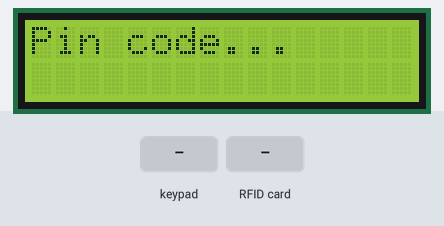
Bench run of a sketch on a simulated Arduino Uno, built with avr-gcc and run on an emulated ATmega328P. On the bench: 16×2 character LCD. Inputs (shaded band) come from the test bench. What the sketch prints to the serial monitor is not drawn.

Above: at 8.0 s.
8.1 s: keypad keys 2 3 4 pressed 0.4 s apart
At 9.4 s:
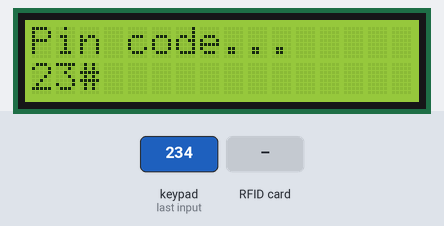
12.3 s: RFID card 01 76 46 67 71 43 held to the reader
At 15.0 s:
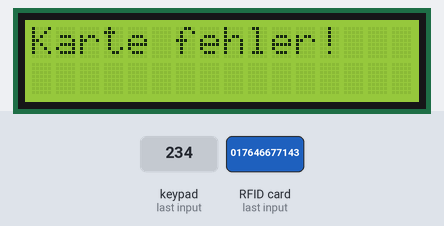
15.3 s: keypad keys 1 2 3 pressed 0.4 s apart
At 18.8 s:
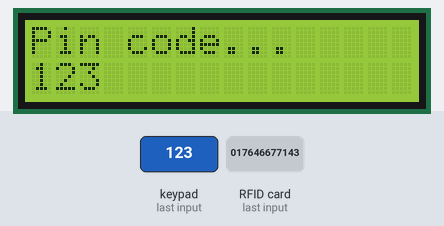
19.5 s: key '8' pressed
At 20.2 s:
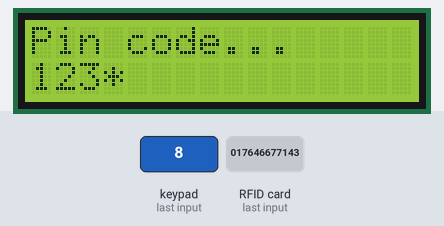
22.5 s: RFID card 12 92 16 18 12 held to the reader
At 25.3 s:
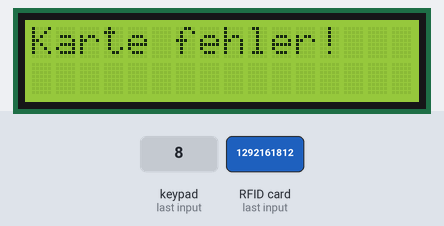
25.5 s: keypad keys 2 3 4 A pressed 0.4 s apart
At 31.7 s:
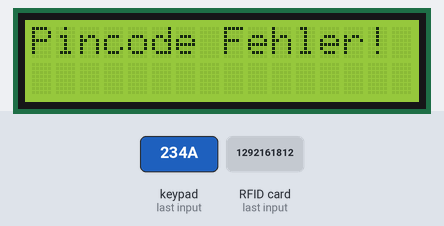
Timing chart, 0 to 33.2 s (numbered marks = the images above; inputs shaded):
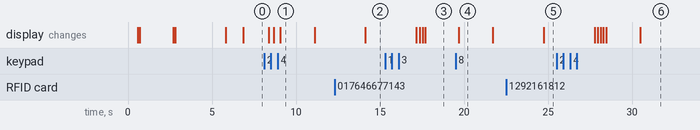

Measured:
- after the input at 8.1 s, the display: first changes after 0.27 s (image 1 shows a later state)
- after the input at 12.3 s, the display: changes after 1.8 s (image 2)
- after the input at 15.3 s, the display: first differs from a run without the input after 2.1 s (image 3 shows a later state)
- after the input at 19.5 s, the display: changes after 0.18 s (image 4)
- after the input at 22.5 s, the display: changes after 2.2 s (image 5)
- what the display in image 1 shows lasts 2.0 s, from 9.1 s to 11.1 s

The sketch:

HalloMama.ino
```cpp
#include "lcd.h"
#include "datenbank.h"
#include "handy.h"
#include "tasten.h"
#include "nfc.h"

Datenbank db;
Handy handy;
Tasten keys;
NFC nfc(2,3);

const int PIN_IRQ_KEYS = 2;
const int PIN_IRQ_NFC = 3;


void setup() {

  db.addKeysCodeMessage("123","017646677143","Hallo1");
  db.addKeysCodeMessage("234","017646677143", "Hallo2");
  db.addKeysCodeMessage("345","017646677143", "Hallo3");
  db.addRFCodeMessage("191253445","+4915236338238", "Hallo4");
  db.addRFCodeMessage("1292161812","017646677143", "Hi was geht?");
  db.addRFCodeMessage("462428234115128","+4915753078030", "Hi Elena!");

  Serial.begin(9600);
  delay(500);
  nfc.start();
  //nfc.stop();
  handy.start();
  LCD::inst().start();
  keys.start();
  Wire.setClock(100000);
  delay(1000);
  pinMode( PIN_IRQ_KEYS, INPUT_PULLUP );
  pinMode( PIN_IRQ_NFC, INPUT_PULLUP );
}

//******* das ist die Haupt-Schleife
void loop() {
  Serial.println("loop");
  int inputMode=1;
  int cnt=0;
  String code;
  for (;;)
  {

    LCD::inst().print(0,0,"Pin code..." );
    keys.start();

    for (int i=0; i< 100;i++)
    {

      code = keys.read();
      if (code.length() > 0  )
      {
        int dbIndex = db.findKeys( code );
        code="";
        if ( dbIndex != -1 )
        {
          LCD::inst().print(0,0,"Sende:" + db.message(dbIndex) );
          LCD::inst().print(0,1, db.phone(dbIndex) );
          handy.send( db.phone(dbIndex), db.message(dbIndex));
          delay(3000);
          break;
        }
        else
        {
          LCD::inst().print(0,0,"Pincode Fehler!" );
          delay(3000);
          break;
        }
      }
      delay(10);
    }

    LCD::inst().print(0,0,"RFID..." );
    for (int i=0; i< 100;i++)
    {
      code = nfc.read();
      if (code.length() > 0  )
      {
        int dbIndex = db.findRf( code );
        if ( dbIndex!=-1 )
        {
          LCD::inst().print(0,0,"Sende:" + db.message(dbIndex) );
          LCD::inst().print(0,1, db.phone(dbIndex) );
          handy.send( db.phone(dbIndex), db.message(dbIndex));
          delay(3000);
          break;
        }
        else
        {
          LCD::inst().print(0,0,"Karte fehler!" );
          delay(3000);
          break;
        }
      }
      delay(10);
    }
  }
}
```

datenbank.h
```cpp
#pragma once

const int MaxElements = 10;

struct DBElement
{
  String codeKeys;
  String codeRF;
  String codeFinger;
  String tel1;
  String message;
};


class Datenbank
{
  DBElement dataBase[MaxElements];
  int lastFreeElement=0;
  DBElement element(int index);
public:
  void addKeysCodeMessage(String code, String phone, String message);
  void addRFCodeMessage(String code, String phone, String message);
  void addFingerCodeMessage(String code, String phone, String message);
  String phone(int index);
  String message(int index);
  int findKeys(String code);
  int findRf(String code);
  int findFinger(String code);
};


void Datenbank::addKeysCodeMessage(String code, String phone, String message)
{
  if ( lastFreeElement >= MaxElements )
    return;

  dataBase[lastFreeElement] = {code,"","",phone, message};
  lastFreeElement++;
}

void Datenbank::addRFCodeMessage(String code, String phone, String message)
{
  if ( lastFreeElement >= MaxElements )
    return;

  dataBase[lastFreeElement] = {"",code,"",phone, message};
  lastFreeElement++;
}

void Datenbank::addFingerCodeMessage(String code, String phone, String message)
{
  if ( lastFreeElement >= MaxElements )
    return;

  dataBase[lastFreeElement] = {"","",code,phone, message};
  lastFreeElement++;
}

DBElement Datenbank::element(int index)
{
  if ( index >= MaxElements || index < 0 )
    return {};

  return dataBase[index];
}

String Datenbank::phone(int index)
{
   return element(index).tel1;
}

String Datenbank::message(int index)
{
  return element(index).message;
}

int Datenbank::findKeys(String code)
{
  for(int i = 0; i < MaxElements; i++)
  {
    DBElement el = dataBase[i];
    if( el.codeKeys == code)
    {
      return i;
    }
  }
  return -1;
}

int Datenbank::findRf(String code)
{
  for(int i = 0; i < MaxElements; i++)
  {
    DBElement el = dataBase[i];
    if( el.codeRF == code)
    {
      return i;
    }
  }
  return -1;
}

int Datenbank::findFinger(String code)
{
  for(int i = 0; i < MaxElements; i++)
  {
    DBElement el = dataBase[i];
    if( el.codeFinger == code)
    {
      return i;
    }
  }
  return -1;
}
```

handy.h
```cpp
//#include <SoftwareSerial.h>
//SoftwareSerial mySerial(2, 3); // RX, TX
#pragma once

class Handy
{
  public:
  void start()
  {
    //mySerial.begin(9600);
  }

  void send( String tel, String nachricht )
  {
    //Serial.print ("Handy::send ");
    //Serial.print (tel.c_str());
    //Serial.print (" ");
    //Serial.println (nachricht.c_str());
    String message = String("send|") + tel + "|" + nachricht + "|\n";
    Serial.print(message.c_str());
    //mySerial.write(message.c_str());
    //Serial.println ("Ende");

  }
};
```

nfc.h
```cpp
#pragma once
#include <Adafruit_PN532.h>


class NFC
{
  Adafruit_PN532 *pn532 = 0;
  int _sda;
  int _scl;

  public:
  NFC( int sda, int scl ):_sda(sda),_scl(scl)
  {

  }

  void start() {
    Serial.println("Start NFC...");
    delete pn532;
    pn532 = new Adafruit_PN532 (_sda, _scl);
    pn532->begin();

    uint32_t versiondata = pn532->getFirmwareVersion();
    if (! versiondata) {
      Serial.println("ERROR: Didn't find PN53x board");
      delete pn532;
      pn532 = nullptr;
      //while (1); // halt
    }
    Serial.println("  NRF init OK");
  }

  void stop() {
    Serial.println("Sop NFC...");

    //if (pn532) pn532->stop();
    delete pn532;
    pn532 = 0;

    Serial.println("  NRF off");
  }

  String read(void) {
    //Serial.println(" lese_RFID");+49
    String result;
    uint8_t uid[] = { 0, 0, 0, 0, 0, 0, 0 };	// Buffer to store the returned UID
    uint8_t uidLength;				// Length of the UID (4 or 7 bytes depending on ISO14443A card type)

    if ( pn532 )
    {
      if (pn532->readPassiveTargetID(PN532_MIFARE_ISO14443A, &uid[0], &uidLength, 100)) {
        for (uint8_t i=0; i < uidLength; i++)
        {
          result += uid[i];
        }
      }
    }
    return result;
  }

};
```

tasten.h
```cpp
#pragma once
#include "Adafruit_MPR121.h"
#include "lcd.h"

#ifndef _BV
#define _BV(bit) (1 << (bit))
#endif

Adafruit_MPR121 cap = Adafruit_MPR121();
uint16_t lasttouched = 0;
uint16_t currtouched = 0;
String tastencode = "";


class Tasten
{
  public:
  void start()
  {
    //Serial.println("Adafruit MPR121 Capacitive Touch sensor test");
    if (!cap.begin(0x5A)) {
      Serial.println("MPR121 not found, full stop!");
      while (1);
    }
  }

  String read()
  {
    //delay(50);
    tastencode="";
    LCD::inst().print( 0,1,"               " );
    LCD::inst().setPosition( 0,1 );
    unsigned long letzte_taste_zeit = 0; // Zeit des letzten Tastendrucks
    const unsigned long zeit_pro_taste = 2000; // Timeout in Millisekunden
    int cnt=0;

    while (true)
    {
      currtouched = cap.touched();
      Serial.print(currtouched); Serial.println(" curtouched");
      for (uint8_t i=0; i<12; i++) {
        // it if *is* touched and *wasnt* touched before, alert!
        if ((currtouched & _BV(i)) && !(lasttouched & _BV(i)) ) {
          Serial.print(i); Serial.println(" touched");
        }
        // if it *was* touched and now *isnt*, alert!
        if (!(currtouched & _BV(i)) && (lasttouched & _BV(i)) ) {
          auto k = decodeKey(i);
          tastencode += k;
          Serial.print(i); Serial.println(" released");
          LCD::inst().print( String(k) );
          letzte_taste_zeit = millis();
          break;
        }
      }

      // reset our state
      lasttouched = currtouched;
      if ( tastencode.length() > 0 )
      {
        if ( millis() - letzte_taste_zeit  > zeit_pro_taste )
        {
          return tastencode;
        }
      }
      else
      {
        if (cnt++ > 5)
          break;
      }
      delay(10);
    }
    delay(100);
    return tastencode;
  }

  char decodeKey( uint8_t k )
  {
    switch (k){
      case 0: return '0';
      case 1: return '1';
      case 2: return '2';
      case 3: return '3';
      case 4: return '#';
      case 5: return '4';
      case 6: return '5';
      case 7: return '6';
      case 8: return '*';
      case 9: return '7';
      case 10: return '8';
      case 11: return '9';
      default: return ' ';
    }
  }

};
```

lcd.h
```cpp
#pragma once

#include <LiquidCrystal_I2C.h>


class LCD
{
  LiquidCrystal_I2C * lcd=0;
  LCD()
  {
    lcd = new LiquidCrystal_I2C(0x27,16,2);
  }

public:

  static LCD & inst()
  {
    static LCD _lcd;
    return _lcd;
  }

  void start() {
    lcd->init();
    lcd->clear();
    lcd->backlight();
    delay(100);
    lcd->setCursor(0, 0);
    lcd->print("Projekt");
    lcd->setCursor(0, 1);
    lcd->print("Hallo Mama");
    delay(2000);
    lcd->clear();
    delay(100);
    lcd->setCursor(0, 0);
    lcd->print("Jugend Forscht");
    lcd->setCursor(0, 1);
    lcd->print("2025");
    delay(3000);
    lcd->clear();
  }

  void clear()
  {
    lcd->clear();
  }

  void setPosition( int r, int c)
  {
    lcd->setCursor( r,c );
  }

  void print( String str )
  {
    lcd->print( str.c_str() );
  }

  void print( int v )
  {
    lcd->print( String(v).c_str() );
  }

  void print( char v )
  {
    lcd->print( v );
  }

  void print( int r, int c, String str )
  {
    if (r == 0 && c == 0)
      lcd->clear();

    lcd->setCursor( r,c );
    lcd->print( str.c_str() );
  }

};
```
